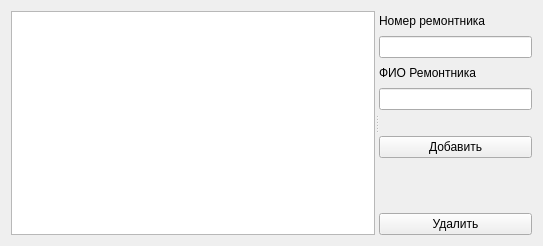
<?xml version="1.0" encoding="UTF-8"?>
<ui version="4.0">
 <class>repairerview</class>
 <widget class="QWidget" name="repairerview">
  <property name="geometry">
   <rect>
    <x>0</x>
    <y>0</y>
    <width>543</width>
    <height>246</height>
   </rect>
  </property>
  <property name="windowTitle">
   <string>Form</string>
  </property>
  <layout class="QHBoxLayout" name="horizontalLayout">
   <item>
    <widget class="QSplitter" name="splitter">
     <property name="orientation">
      <enum>Qt::Horizontal</enum>
     </property>
     <widget class="QTableView" name="tvRepairers"/>
     <widget class="QWidget" name="layoutWidget">
      <layout class="QVBoxLayout" name="verticalLayout_3">
       <item>
        <layout class="QVBoxLayout" name="verticalLayout">
         <item>
          <widget class="QLabel" name="label">
           <property name="text">
            <string>Номер ремонтника</string>
           </property>
          </widget>
         </item>
         <item>
          <widget class="QLineEdit" name="leIdRepairer"/>
         </item>
         <item>
          <widget class="QLabel" name="label_2">
           <property name="text">
            <string>ФИО Ремонтника</string>
           </property>
          </widget>
         </item>
         <item>
          <widget class="QLineEdit" name="leFIORepairer"/>
         </item>
        </layout>
       </item>
       <item>
        <spacer name="horizontalSpacer">
         <property name="orientation">
          <enum>Qt::Horizontal</enum>
         </property>
         <property name="sizeHint" stdset="0">
          <size>
           <width>40</width>
           <height>20</height>
          </size>
         </property>
        </spacer>
       </item>
       <item>
        <layout class="QVBoxLayout" name="verticalLayout_2">
         <item alignment="Qt::AlignTop">
          <widget class="QPushButton" name="btnAddRepairer">
           <property name="text">
            <string>Добавить</string>
           </property>
          </widget>
         </item>
         <item>
          <widget class="QPushButton" name="btndDeleteRepairer">
           <property name="text">
            <string>Удалить</string>
           </property>
          </widget>
         </item>
        </layout>
       </item>
      </layout>
     </widget>
    </widget>
   </item>
  </layout>
 </widget>
 <resources/>
 <connections/>
</ui>
